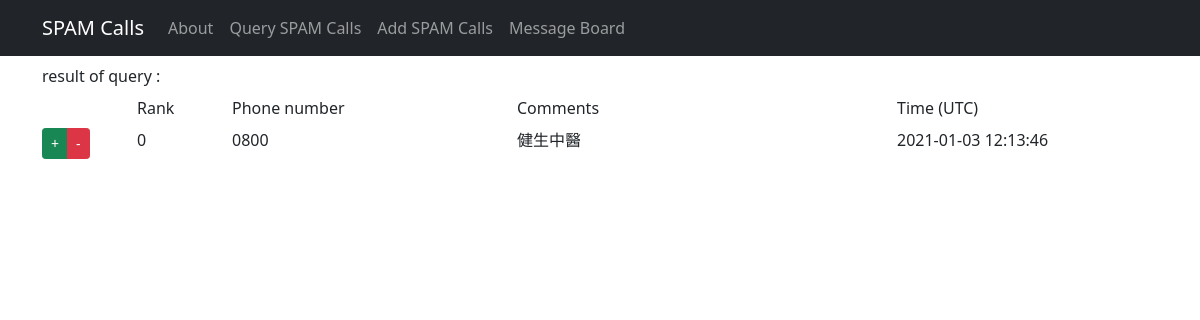
Page /rank_up/61 on the earlier database version.
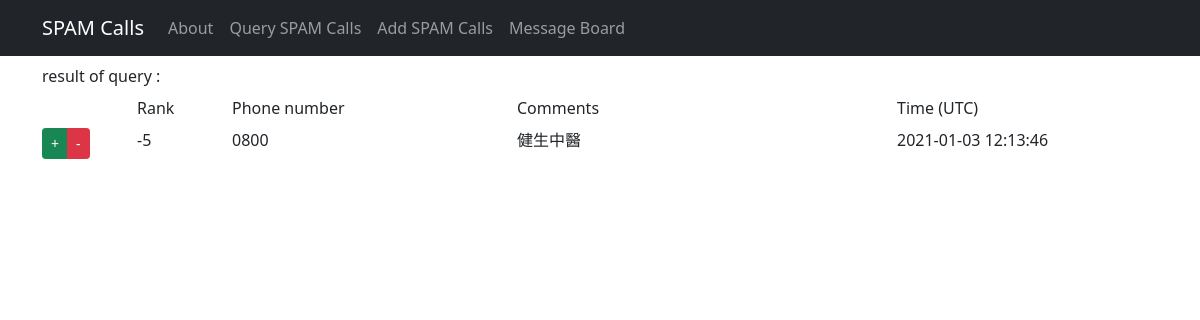
Same page on the later database version.
### tables this page shows
CREATE TABLE calls (
            id INTEGER PRIMARY KEY AUTOINCREMENT,
            phone TEXT NOT NULL,
            comments TEXT NOT NULL,
            time TIMESTAMP DEFAULT CURRENT_TIMESTAMP,
            rank INTEGER DEFAULT 0
        );

### routes.py (the view)
@app.route("/rank_up/<int:id>", methods=["GET"])
def rank_up(id):
    sql = {"update": "update calls set rank = rank + 1 where id = ?",
           "read": "select * from calls where id = ?"}
    with sqlite3.connect(database) as con:
        con.row_factory = sqlite3.Row
        cur = con.cursor()
        cur.execute(sql["update"], (id,))
        con.commit()
        cur.execute(sql["read"], (id,))
        data = cur.fetchall()
    return render_template("result.html", data=data, action='query')

### templates/result.html (shortened to what this page needs)
{% extends "template.html" %}
{% block body %}
<div class="container">
    <label class="form-label">result of {{action}} : {{msg}}</label>
    <div class="row mb-2">
        {% if msg != "No record" %}
        {% if action == 'query'%}
        <div class="col-1"></div>
        <div class="col-1">Rank</div>
        {% endif %}
        <div class="col-3">Phone number</div>
        <div class="col-4">Comments</div>
        {% if action == 'query'%}
        <div class="col-3">Time (UTC)</div>
        {% endif %}
        {% endif %}
    </div>
    {% if action == 'query'%}
    {% for rec in data %}
    <div class="row mb-2">
        <div class="col-1">
            <div class="btn-group" role="group" aria-label="...">
                <a href="{{url_for('rank_up', id=rec[0]) }}" name="rank_up" class="btn btn-sm btn-success">+</a>
                <a href="{{url_for('rank_down', id=rec[0]) }}" name="rank_down" class="btn btn-sm btn-danger">-</a>
            </div>
        </div>
        <div class="col-1">{{ rec["rank"] }}</div>
        <div class="col-3">{{ rec["phone"] }}</div>
        <div class="col-4">{{ rec["comments"].replace("\n","<br>")|safe }}</div>
        <div class="col-3">{{ rec["time"] }}</div>
    </div>
    {% endfor %}
    {% endif %}
</div>
{% endblock %}

Differences in the rows shown:
changed calls "健生中醫": rank "0" → "-5"
